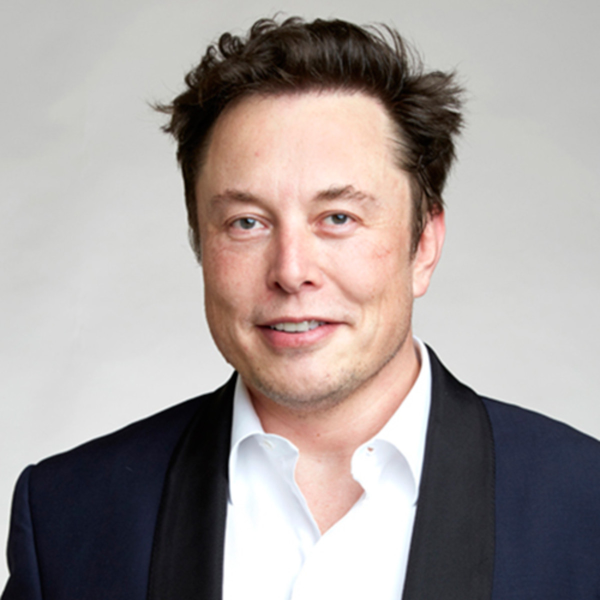
#> input picture 3.2/assets/musk.jpg, 1200 x 1200 px (shown at 1/2 size)
$ jupyter execute main.ipynb
#> lines starting #> are read from the running program, lines starting #| are printed output that depends on the picture; after the words box and inside, x2 and y2 are one past the last pixel; in counts of white or black regions, pixels touching at a corner belong together
[cell 1]
import numpy as np
import matplotlib.pyplot as plt
import cv2

[cell 2]
face_cascade = cv2.CascadeClassifier("./haarcascade_xml_files/haarcascade_frontalface_default.xml")
img1 = cv2.imread("./assets/musk.jpg")
#> img1 is the input picture: shape (1200, 1200, 3); mean B, G, R 153.6, 155.6, 164.2
img2 = cv2.imread("./assets/hykes.png")
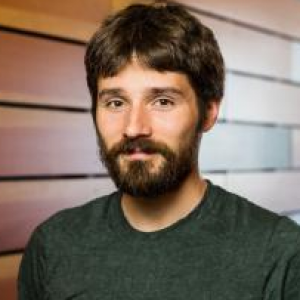
#> input picture 3.2/assets/hykes.png, 300 x 300 px
#> img2 is the input picture: shape (300, 300, 3); mean B, G, R 94.6, 107.6, 123.1

[cell 3]
print(img1.shape, img2.shape)
#| (1200, 1200, 3) (300, 300, 3)

[cell 4]
img1 = cv2.resize(img1, (300, 300))
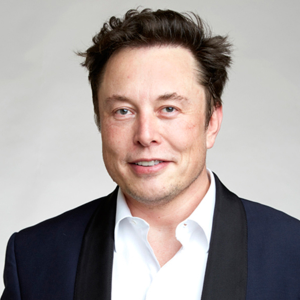
#> img1: shape (300, 300, 3); mean B, G, R 153.7, 155.7, 164.3

[cell 5]
plt.imshow(img1)
plt.axis(False)

[cell 6]
plt.imshow(img2)
plt.axis(False)

[cell 7]
gray1 = cv2.cvtColor(img1, cv2.COLOR_BGR2GRAY)
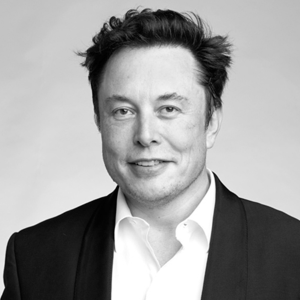
#> gray1: shape (300, 300); min 0, max 255, mean 158.1
face = face_cascade.detectMultiScale(gray1, 1.3, 3)
#> face = [[81, 56, 134, 134]]

for (x, y, w, h) in face:
    cv2.rectangle(img1, (x, y), (x + w, y + h), (255, 0, 0), 1)
#> this loop made 1 pass
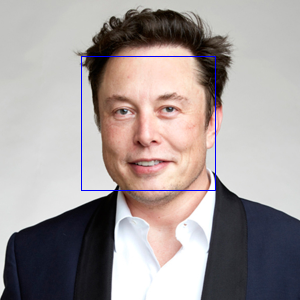
#> img1: shape (300, 300, 3); 0.6% of pixels changed, all inside (x1, y1, x2, y2) = (81, 56, 216, 191)
cv2.imshow('Elon Musk', img1)
cv2.waitKey(0)
cv2.destroyAllWindows()

[cell 8]
print(x, y, w, h)
#| 81 56 134 134

[cell 9]
gray2 = cv2.cvtColor(img2, cv2.COLOR_BGR2GRAY)
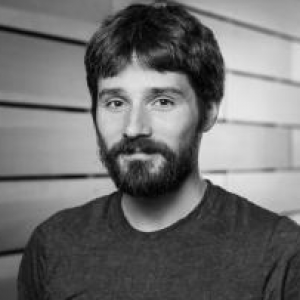
#> gray2: shape (300, 300); min 1, max 239, mean 110.7
face = face_cascade.detectMultiScale(gray2, 1.3, 3)
#> face = [[73, 50, 134, 134]]

for (x1, y1, w1, h1) in face:
    cv2.rectangle(img2, (x1, y1), (x1 + w1, y1 + h1), (255, 0, 0), 1)
#> this loop made 1 pass
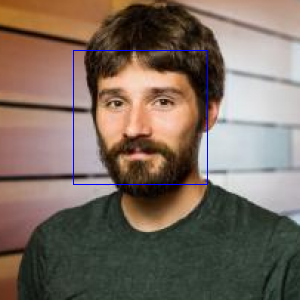
#> img2: shape (300, 300, 3); 0.6% of pixels changed, all inside (x1, y1, x2, y2) = (73, 50, 208, 185)
cv2.imshow('Solomon Hykes', img2)
cv2.waitKey(0)
cv2.destroyAllWindows()

[cell 10]
print(x1, y1, w1, h1)
#| 73 50 134 134

[cell 11]
print(img2.shape, img1.shape)
#| (300, 300, 3) (300, 300, 3)

[cell 12]
musk_face = img1[y:(y + h), x:(x + w)]
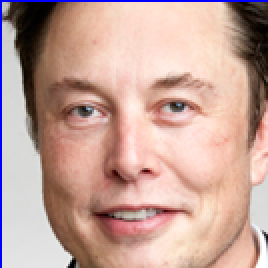
#> musk_face: shape (134, 134, 3) (shown 2 times larger); mean B, G, R 153.4, 163.3, 196.9

[cell 13]
plt.imshow(musk_face)
plt.axis(False)

[cell 14]
hykes_face = img2[y1:(y1 + h1), x1:(x1 + w1)]
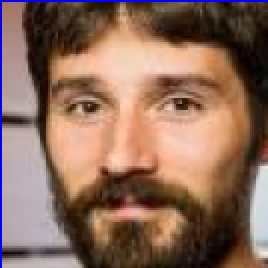
#> hykes_face: shape (134, 134, 3) (shown 2 times larger); mean B, G, R 91, 107.4, 140.4
plt.imshow(hykes_face)
plt.axis(False)

[cell 15]
print(musk_face.shape, hykes_face.shape)
#| (134, 134, 3) (134, 134, 3)

[cell 16]
musk_face1 = cv2.resize(musk_face, hykes_face.shape[:2])
hykes_face1 = cv2.resize(hykes_face, musk_face.shape[:2])

[cell 17]
print(musk_face1.shape, hykes_face1.shape)
#| (134, 134, 3) (134, 134, 3)

[cell 18]
img1[y:(y + h), x:(x + w)] = hykes_face1
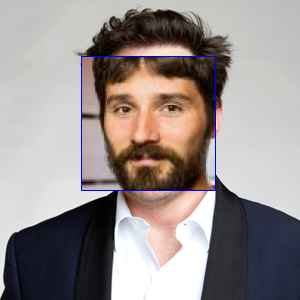
#> img1: shape (300, 300, 3); 19.65% of pixels changed, all inside (x1, y1, x2, y2) = (82, 57, 215, 190)
img2[y1:(y1 + h1), x1:(x1 + w1)] = musk_face1
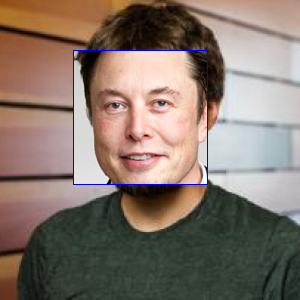
#> img2: shape (300, 300, 3); 19.65% of pixels changed, all inside (x1, y1, x2, y2) = (74, 51, 207, 184)
